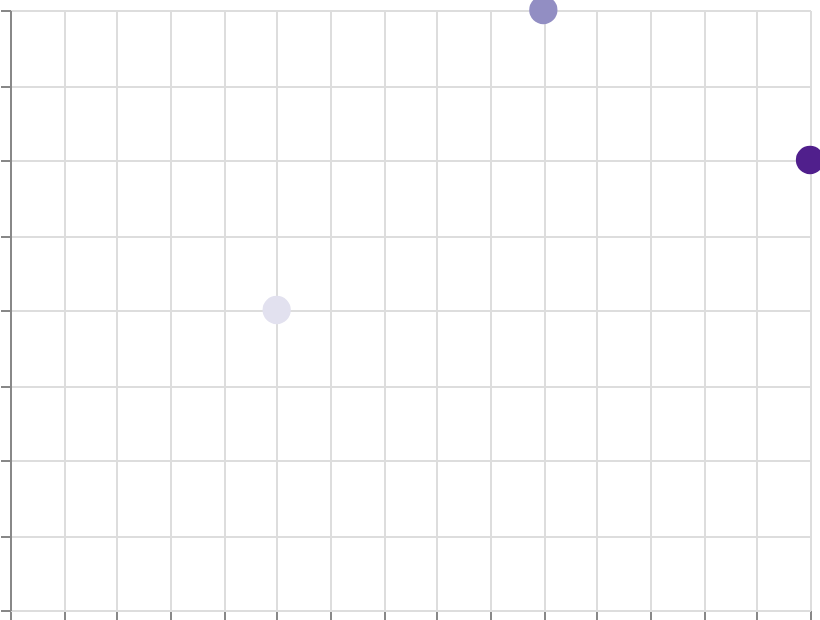

Vega-Lite specification stored for this chart:
### Vega specification from a JSON file in a GitHub repository (floating-point values rounded to 4 significant figures)
{"$schema": "https://vega.github.io/schema/vega/v6.json", "width": 400, "height": 300, "padding": 5, "autosize": "none", "data": [{"name": "table", "values": [{"x": 1, "y": 2, "val": 10}, {"x": 2, "y": 4, "val": 50}, {"x": 3, "y": 3, "val": 90}]}], "scales": [{"name": "x", "type": "linear", "domain": {"data": "table", "field": "x"}, "range": "width", "nice": true}, {"name": "y", "type": "linear", "domain": {"data": "table", "field": "y"}, "range": [{"signal": "height"}, 0], "nice": true}, {"name": "color", "type": "sequential", "domain": {"data": "table", "field": "val"}, "scheme": "purples"}], "marks": [{"type": "symbol", "from": {"data": "table"}, "encode": {"update": {"x": {"scale": "x", "field": "x"}, "y": {"scale": "y", "field": "y"}, "size": {"value": 200}, "fill": {"scale": "color", "field": "val"}}}}], "axes": [{"scale": "x", "orient": "bottom", "grid": true, "labels": false}, {"scale": "y", "orient": "left", "grid": true, "labels": false}], "legends": [{"fill": "color", "title": "Density"}]}
